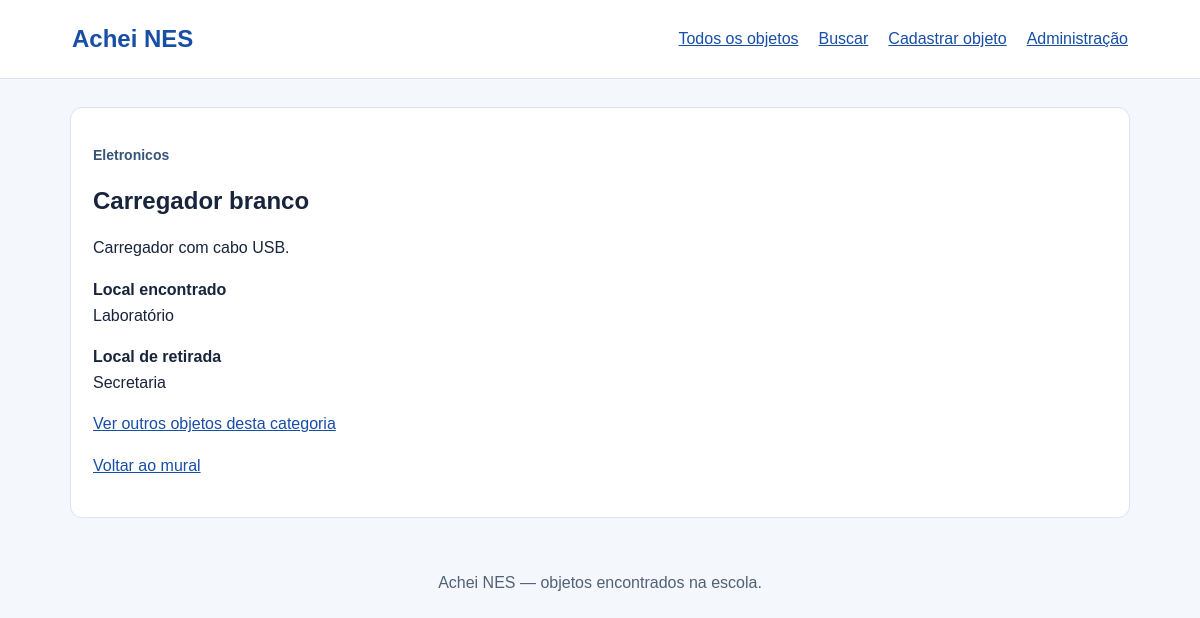
Screenshot of /itens/3/ with the database file from the repository.
### mural/models.py (models this page shows, shortened)
class Item(models.Model):
    nome = models.CharField(max_length=120)
    descricao = models.TextField()
    categoria = models.ForeignKey(
        Categoria,
        on_delete=models.PROTECT,
    )
    local_encontrado = models.CharField(max_length=120)
    local_retirada = models.CharField(max_length=120)

class Categoria(models.Model):
    nome = models.CharField(max_length=80, unique=True)
    slug = models.SlugField(max_length=80, unique=True)

### mural/views.py (the view)
def detalhe_view(request, pk):
    item = get_object_or_404(Item, pk=pk)
    contexto = {"item": item}
    return render(request, "detalhe.html", contexto)

### mural/templates/detalhe.html (shortened to what this page needs)
{% extends "base.html" %}
{% block content %}
    <article class="painel">
        <p class="etiqueta">{{ item.categoria.nome }}</p>
        <h1>{{ item.nome }}</h1>
        <p>{{ item.descricao }}</p>
        <dl>
            <dt>Local encontrado</dt>
            <dd>{{ item.local_encontrado }}</dd>
            <dt>Local de retirada</dt>
            <dd>{{ item.local_retirada }}</dd>
        </dl>
        <a href="{% url 'mural:categoria_slug' item.categoria.slug %}">
            Ver outros objetos desta categoria
        </a>
        <p>
            <a href="{% url 'mural:home' %}">Voltar ao mural</a>
        </p>
    </article>
{% endblock %}

### mural/static/mural/estilo.css (style rules this page uses)
* { box-sizing: border-box; }
body { margin: 0; background: #f4f7fb; color: #17243b; font-family: Arial, sans-serif; line-height: 1.6; overflow-wrap: anywhere; }
a { color: #174ea6; }
h1 { line-height: 1.2; }
.etiqueta { color: #365477; font-size: 14px; font-weight: bold; }
.categorias li, .cartao, .painel, .aviso { padding: 22px; background: white; border: 1px solid #dce3ef; border-radius: 12px; }
dt { font-weight: bold; }
dd { margin: 0 0 16px; }

### rows the page displays
Item: categoria.nome "Eletronicos", nome "Carregador branco", descricao "Carregador com cabo USB.", local_encontrado "Laboratório", local_retirada "Secretaria"
